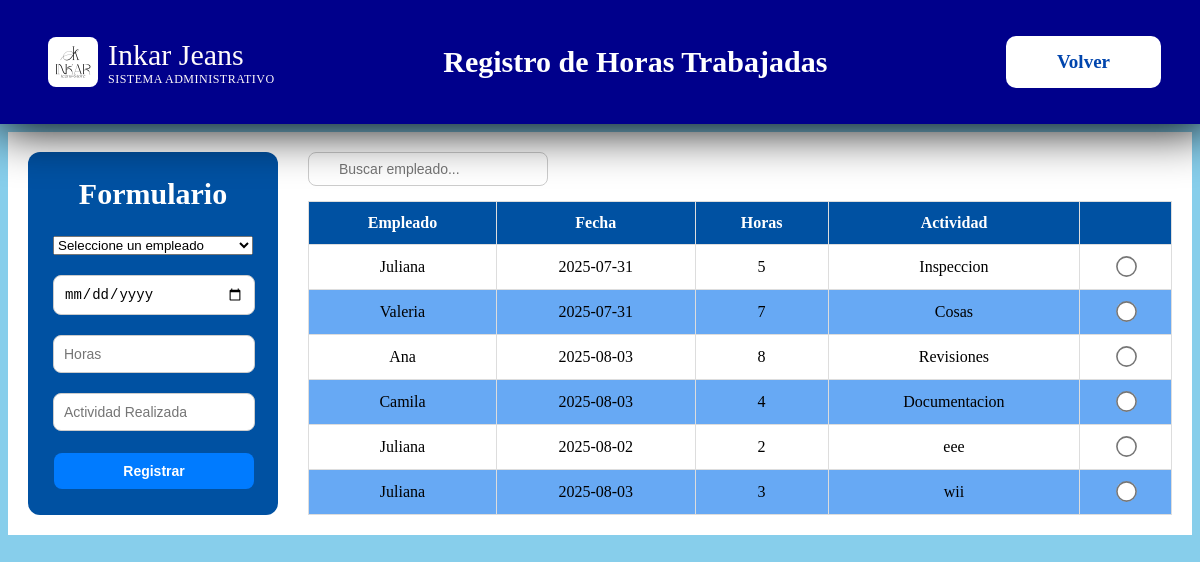
Screenshot of /horas with the database file from the repository.
### app.py (models this page shows)
class HorasTrabajadas(tablita):
    __tablename__ = "Horas"
    id = Column(Integer, primary_key=True)
    empleado_id=Column(Integer, ForeignKey("Empleados.id"), nullable=False)
    fecha = Column(String(20), nullable=False)
    horas = Column(Integer, nullable=False)
    actividad = Column(String(200), nullable=False)
    empleado = relationship("Empleado", back_populates="horas_trabajadas")

class Empleado(tablita):
    __tablename__="Empleados"
    id=Column(Integer, primary_key=True)
    nombre=Column(String(50), nullable=False)
    cedula=Column(String(50), nullable=False)
    correo=Column(String(50), nullable=False)
    telefono=Column(String(50), nullable=False)
    direccion=Column(String(50), nullable=False)
    salario=Column(String(50), nullable=False)
    horario=Column(String(50), nullable=False)
    fechaingreso=Column(String(50), default=datetime.now().strftime("%Y-%m-%d"))
    horas_trabajadas = relationship("HorasTrabajadas", back_populates="empleado", cascade="all, delete-orphan")

### app.py (the view, shortened to what this page needs)
@app.route('/horas', methods=['GET', 'POST'])
def horas_trabajadas():
    horas = session.query(HorasTrabajadas).all()
    empleados = session.query(Empleado).all()
    return render_template('horas_trabajadas.html', horas=horas, empleados=empleados)

### templates/horas_trabajadas.html (shortened to what this page needs)
<!DOCTYPE html>
<html lang="es">
<head>
  <link rel="stylesheet" href="{{ url_for('static', filename='estilos.css') }}">
  <link rel="stylesheet" href="{{ url_for('static', filename='horas_trabajadas.css') }}">
</head>
<body class="FondoHorasTrabajadas">
  <nav>
    <div class="enlaces">
      <div class="logo">
        <img src="{{ url_for('static', filename='imgs/logoInkar.jpg') }}" alt="Logo Inkar">
        <div class="titu">
          Inkar Jeans<br>
          <span>SISTEMA ADMINISTRATIVO</span>
        </div>
      </div>
      <h1 class="Titulo">Registro de Horas Trabajadas</h1>
      <a href="{{ url_for('administracion') }}" class="BotonVolver">Volver</a>
    </div>
  </nav>
  <div class="ContenedorBlanco">
    <div class="ContenedorHorizontal">
      <div class="ContenedorDelFormulario">
        <h2 class="TituloFormulario">Formulario</h2>
        <form method="POST">
          <div class="FormularioVertical">
            <select name="empleados_id" required>
              <option value="" disabled selected>Seleccione un empleado</option>
            </select>
            <input type="date" name="fecha" required>
            <input type="number" name="horas" placeholder="Horas" required>
            <input type="text" name="actividad" placeholder="Actividad Realizada" required>
            <button type="submit">Registrar</button>
          </div>
        </form>
      </div>
      <div class="ContenedorTabla">
        <input type="text" id="buscadorEmpleado" class="BuscadorDeEmpleado" placeholder="Buscar empleado..." onkeyup="filtrarEmpleado()">
        <table>
          <thead>
            <tr>
              <th>Empleado</th>
              <th>Fecha</th>
              <th>Horas</th>
              <th>Actividad</th>
              <th></th>
            </tr>
          </thead>
          <tbody>
            {% for hora in horas %}
            <tr>
              <td>{{ hora.empleado.nombre }}</td>
              <td>{{ hora.fecha }}</td>
              <td>{{ hora.horas }}</td>
              <td>{{ hora.actividad }}</td>
              <td>
                <input type="radio" name="seleccionEliminar" value="{{ hora.id }}" onclick="toggleSeleccion(this)">
              </td>
            </tr>
            {% endfor %}
          </tbody>
        </table>
      </div>
    </div>
  </div>
</body>
</html>

### static/estilos.css (style rules this page uses)
body { background-image: url(https://media.istockphoto.com/id/1305533078/photo/multicolored-straight-strands-texture-background-sewing-equipment-loom-equipment-at-a-garment.jpg?s=612x612&w=0&k=20&c=zGDhSsF_nCyM7vIA0WB3dIqkHE_TpNRDRxWDAqpLFlI=); background-repeat: no-repeat; background-size: cover; background-attachment: fixed; background-color: transparent; overflow: hidden; height: auto; }
button { padding: 7px; border: none; border-radius: 5px; font-weight: bold; cursor: pointer; background-color: cyan; color: purple; position: relative; bottom: 70px; left: 40px; }
a { background-color: transparent; color: aqua; width: 115px; border-radius: 100%; text-decoration: none; }
.enlaces { background-color: darkblue; box-shadow: 0px 5px 50px black; padding: 20px 50px; display: flex; justify-content: space-between; align-items: center; position: relative; bottom: 8px; right: 10px; width: 94%; }
.logo { display: flex; left: 40px; }
.logo img { width: 50px; height: 50px; border-radius: 8px; }
.logo span { display: block; letter-spacing: 0.5px; color: snow; font-size: 12px; }

### static/horas_trabajadas.css (style rules this page uses)
.FondoHorasTrabajadas { background-color: skyblue; background-image: none; }
.Titulo { color: white; font-size: 30px; }
.titu { color: snow; position: relative; font-size: 30px; left: 10px; top: 1px }
.BotonVolver { background-color: rgb(255, 255, 255); color: rgb(0, 69, 173); padding: 15px 20px; border-radius: 10px; text-decoration: none; font-size: 19px; font-weight: bold; text-align: center; }
.ContenedorBlanco { background-color: #ffffff; padding: 20px; width: auto; }
.ContenedorHorizontal { display: flex; gap: 30px; }
.ContenedorTabla { flex-grow: 1; }
.BuscadorDeEmpleado { padding: 8px 8px 8px 30px; border-radius: 8px; width: 200px; margin-bottom: 15px; background-image: url('https://cdn-icons-png.flaticon.com/512/622/622669.png'); background-size: 16px; background-repeat: no-repeat; background-position: 8px center; border: 1px solid #ccc; font-size: 14px; }
.TituloFormulario { color: white; text-align: center; font-size: 30px; margin-top: 0px; }
.ContenedorDelFormulario { background-color: #0051a2; padding: 25px; border-radius: 12px; max-width: 200px; }
.FormularioVertical { display: flex; flex-direction: column; gap: 20px; }
input[type="radio"] { transform: scale(1.6); cursor: pointer; }
form input, form button { padding: 10px; border-radius: 8px; border: 1px solid #ccc; font-size: 14px; }
form input { width: 180px; }
form button { background-color: #007bff; color: white; border: none; transition: background-color 0.3s ease; cursor: pointer; position: relative; top: 2px; left: 1px; }
table { width: 100%; border-collapse: collapse; }
table thead { background-color: #0051a2; color: white; }
table th, table td { padding: 12px; border: 1px solid #ddd; text-align: center; }
table tbody tr:nth-child(even) { background-color: #67a9f4; }

### rows the page displays
HorasTrabajadas: empleado.nombre "Juliana", fecha "2025-07-31", horas "5", actividad "Inspeccion"
HorasTrabajadas: empleado.nombre "Valeria", fecha "2025-07-31", horas "7", actividad "Cosas"
HorasTrabajadas: empleado.nombre "Ana", fecha "2025-08-03", horas "8", actividad "Revisiones"
HorasTrabajadas: empleado.nombre "Camila", fecha "2025-08-03", horas "4", actividad "Documentacion"
HorasTrabajadas: empleado.nombre "Juliana", fecha "2025-08-02", horas "2", actividad "eee"
HorasTrabajadas: empleado.nombre "Juliana", fecha "2025-08-03", horas "3", actividad "wii"
